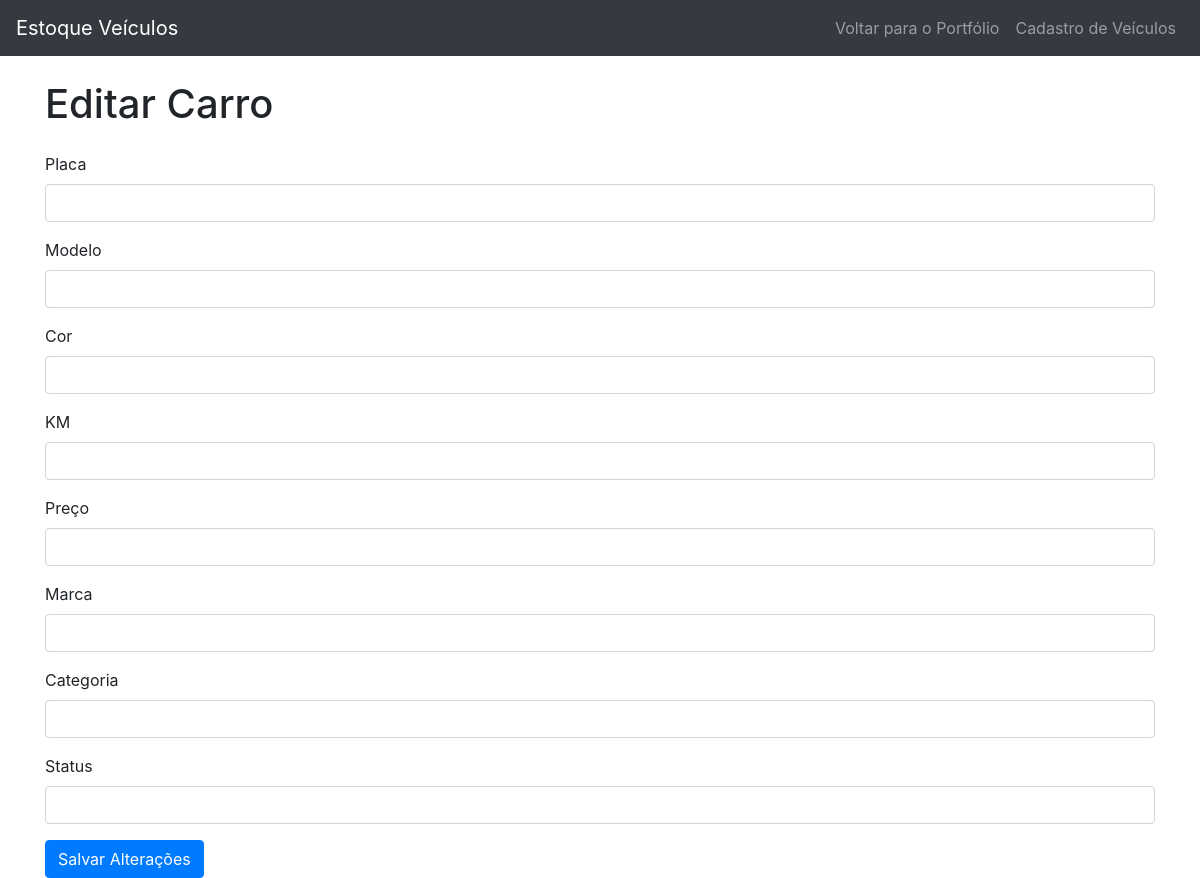
/edit_carro/VSDAVAS, run on an earlier commit of the app's database.
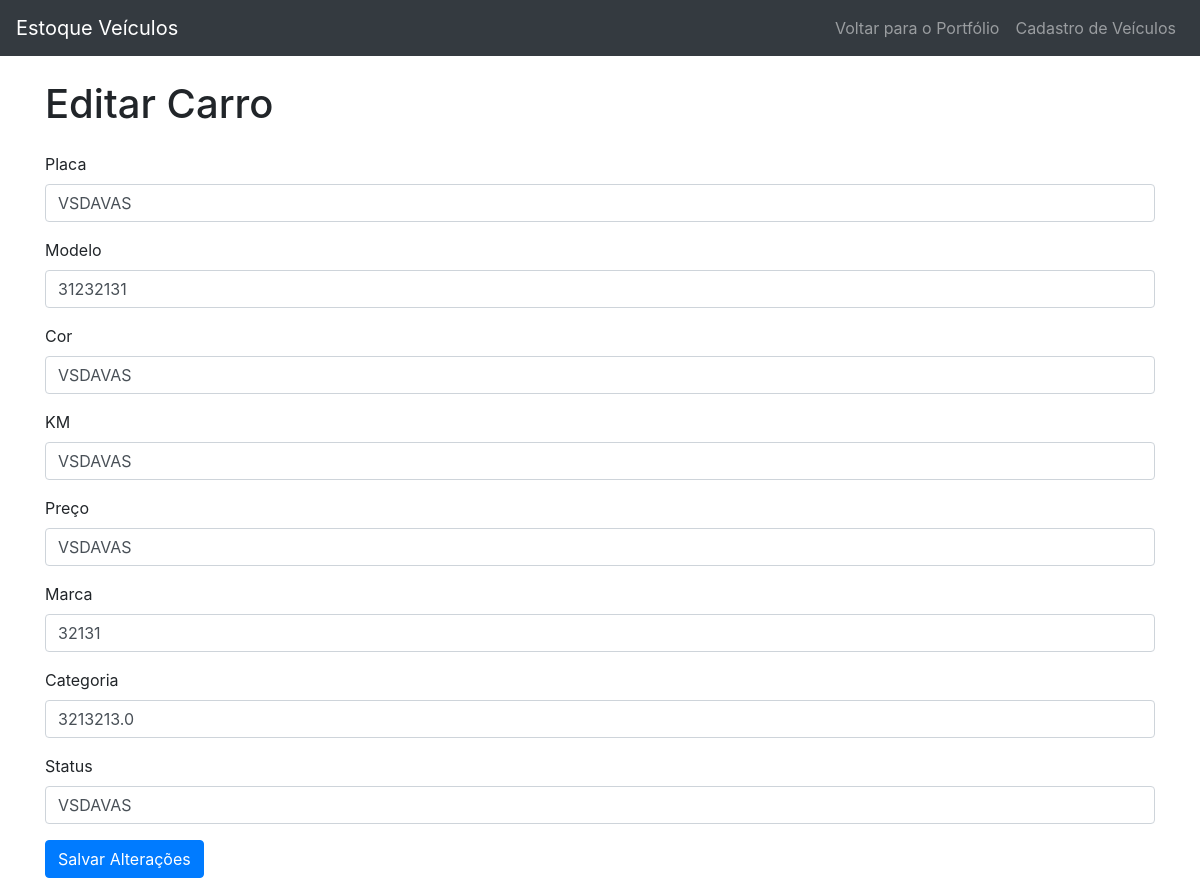
And on a later commit of the database.
### tables this page shows
CREATE TABLE veiculos (
        placa TEXT,
        modelo TEXT,
        chassi TEXT,
        ano INTEGER,
        cor TEXT,
        km INTEGER,
        preco REAL,
        marca TEXT,
        categoria TEXT,
        status TEXT,
        imagem BLOB
    );

### app.py (the view)
@app.route('/edit_carro/<placa>', methods=['GET', 'POST'])
def edit_carro(placa):
    conn = sqlite3.connect('banco.db')
    cursor = conn.cursor()
    if request.method == 'POST':
        modelo = request.form['modelo']
        cor = request.form['cor']
        km = request.form['km']
        preco = request.form['preco']
        marca = request.form['marca']
        categoria = request.form['categoria']
        status = request.form['status']
        cursor.execute("UPDATE veiculos SET modelo = ?, cor = ?, km = ?, preco = ?, marca = ?, categoria = ?, status = ? WHERE placa = ?",
                       (modelo, cor, km, preco, marca, categoria, status, placa))
        conn.commit()
        return redirect('/portfolio')
    else:
        cursor.execute('SELECT * FROM veiculos WHERE placa = ?', (placa,))
        veiculo = cursor.fetchone()
        return render_template('edit_carro.html', veiculo=veiculo)

### templates/edit_carro.html (shortened to what this page needs)
<!DOCTYPE html>
<html lang="pt-br">
<head>
  <link rel="stylesheet" href="https://stackpath.bootstrapcdn.com/bootstrap/4.1.3/css/bootstrap.min.css">
</head>
<body>
  <nav class="navbar navbar-expand-lg navbar-dark bg-dark">
    <a class="navbar-brand" href="#">Estoque Veículos</a>
    <div class="collapse navbar-collapse" id="navbarNav">
      <ul class="navbar-nav ml-auto">
        <li class="nav-item">
          <a class="nav-link" href="/portfolio">Voltar para o Portfólio</a>
        </li>
        <li class="nav-item">
          <a class="nav-link" href="/cadastro_carros">Cadastro de Veículos</a>
        </li>
      </ul>
    </div>
  </nav>
  <div class="container">
    <h1 class="my-4">Editar Carro</h1>
    <form action="/edit_carro/{{ veiculo[0] }}" method="POST">
      <div class="form-group">
        <label for="modelo">Placa</label>
        <input type="text" class="form-control" id="placa" name="placa" value="{{ veiculo[0] }}" required>
      </div>
      <div class="form-group">
        <label for="modelo">Modelo</label>
        <input type="text" class="form-control" id="modelo" name="modelo" value="{{ veiculo[1] }}" required>
      </div>
      <div class="form-group">
        <label for="cor">Cor</label>
        <input type="text" class="form-control" id="cor" name="cor" value="{{ veiculo[2] }}" required>
      </div>
      <div class="form-group">
        <label for="km">KM</label>
        <input type="text" class="form-control" id="km" name="km" value="{{ veiculo[3] }}" required>
      </div>
      <div class="form-group">
        <label for="preco">Preço</label>
        <input type="text" class="form-control" id="preco" name="preco" value="{{ veiculo[4] }}" required>
      </div>
      <div class="form-group">
        <label for="marca">Marca</label>
        <input type="text" class="form-control" id="marca" name="marca" value="{{ veiculo[5] }}" required>
      </div>
      <div class="form-group">
        <label for="categoria">Categoria</label>
        <input type="text" class="form-control" id="categoria" name="categoria" value="{{ veiculo[6] }}" required>
      </div>
      <div class="form-group">
        <label for="status">Status</label>
        <input type="text" class="form-control" id="status" name="status" value="{{ veiculo[7] }}" required>
      </div>
      <button type="submit" class="btn btn-primary">Salvar Alterações</button>
    </form>
  </div>
</body>
</html>

What changed in the data, as far as the page shows it:
now on this page (row edited): veiculos: placa "VSDAVAS", modelo "31232131", cor "VSDAVAS", km "VSDAVAS", preco "VSDAVAS", marca "32131", categoria "3213213.0", status "VSDAVAS"
